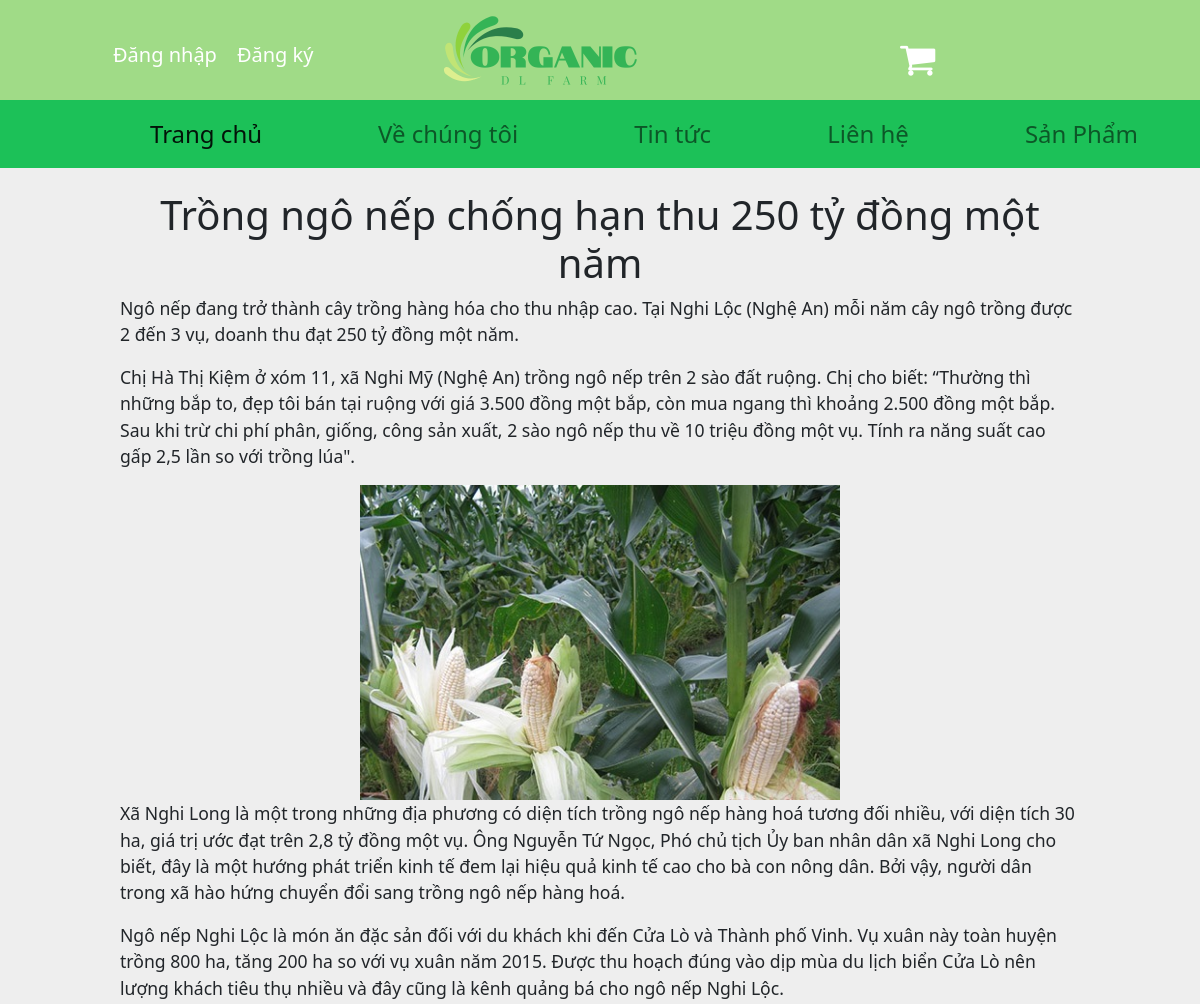
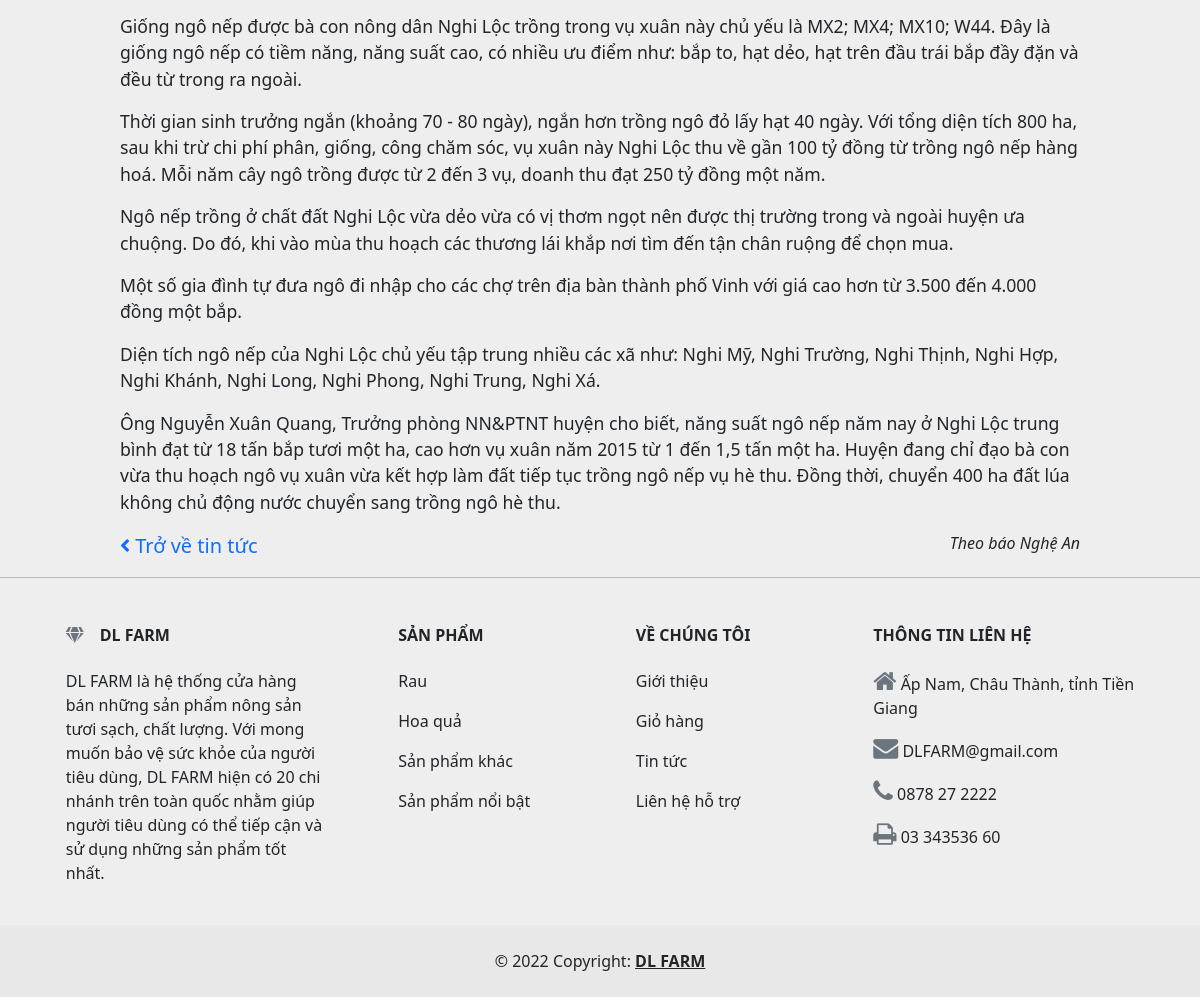
The app's page /detailtt.php?id=1 with its own data (2 pictures, top to bottom).
### tables this page shows
CREATE TABLE `tintuc` (
 `id` int(11) NOT NULL AUTO_INCREMENT,
 `title` text NOT NULL,
 `description` text NOT NULL,
 `detail` text NOT NULL,
 `image` varchar(60) NOT NULL,
 PRIMARY KEY (`id`)
);

### detailtt.php (the view, shortened to what this page needs)
<!DOCTYPE html>
<html lang="en">
<?php
    $cartOk = "login.php";
?>
<head>
    <link rel="stylesheet" href="https://use.fontawesome.com/releases/v5.3.1/css/all.css">
    <link rel="stylesheet" href="https://cdnjs.cloudflare.com/ajax/libs/font-awesome/4.7.0/css/font-awesome.min.css">
    <link href="https://cdn.jsdelivr.net/npm/bootstrap@5.2.3/dist/css/bootstrap.min.css" rel="stylesheet">
    <link rel="stylesheet" href="style.css">
</head>
<body>
    <div class="fixed">
        <div class="top">
            <div class="two-button dropdown" style="display: inline-block; display:flex">
                <div <?php if(isset($_SESSION['name'])) echo "hidden";?>>
                    <a style="text-decoration:none; font-size: 20px; margin-right:20px" class="dndk" href="login.php">Đăng nhập</a>
                </div>
                <div <?php if(isset($_SESSION['name'])) echo "hidden";?>> <a style="text-decoration:none; font-size: 20px"  class="dndk" href="signin.php">Đăng ký</a> </div>
            </div>
            <img class="logo" src="img/logo.png" alt="">
            <div class="carts" style="display: inline-block; display:flex;">
                <a title="Giỏ hàng" style="text-decoration: none;" href="<?php echo $cartOk;?>">
                    <i class="fa">&#xf07a;</i>
                </a>
            </div>
        </div>
        <nav class="navbar navbar-expand-lg" style="background-color: #1cc158;">
            <div class="container">
                <div class="collapse navbar-collapse" id="navbarSupportedContent">
                    <ul class="navbar-nav me-auto mb-2 mb-lg-0">
                        <li class="nav-item">
                            <a style="font-size: 150%; margin-left:100px; width: 100%;" class="nav-link active" aria-current="page" href="home.php">Trang chủ</a>
                        </li>
                        <li class="nav-item">
                            <a style="font-size: 150%; margin-left:100px; width: 100%;" class="nav-link " href="vechungtoi.php">Về chúng tôi</a>
                        </li>
                        <li class="nav-item">
                            <a style="font-size: 150%; margin-left:100px; width: 100%;" class="nav-link" href="tintuc.php">Tin tức</a>
                        </li>
                        <li class="nav-item">
                            <a style="font-size: 150%; margin-left:100px; width: 100%;" class="nav-link" href="lienhe.php">Liên hệ</a>
                        </li>
                        <li class="nav-item">
                            <a style="font-size: 150%; margin-left:100px; width: 100%;" class="nav-link" href="home.php?search=">Sản Phẩm</a>
                        </li>
                    </ul>
                </div>
            </div>
        </nav>
    </div>
    <div style="width: 80%; margin: auto;">
    <?php
        require_once ('api/connection.php');
        $sql = 'SELECT * FROM tintuc WHERE id='.$_GET['id'];
        try{
            $stmt = $dbCon->prepare($sql);
            $stmt->execute();
        }
        catch(PDOException $ex){
            die(json_encode(array('status' => false, 'data' => $ex->getMessage())));
        }
        echo "<br>";
        while ($row = $stmt->fetch(PDO::FETCH_ASSOC))
        {
           echo $row['detail'];
        }
    ?>
        <a style="width: 40%; text-decoration: none; font-size: 20px;" href="tintuc.php"><i class="fas fa-angle-left"></i> Trở về tin tức</a>
    </div>
    <hr>
    <div>
        <section class="">
            <div class="container text-center text-md-start mt-5">
            <div class="row mt-3">
                <div class="col-md-3 col-lg-4 col-xl-3 mx-auto mb-4">
                <h6 class="text-uppercase fw-bold mb-4">
                    <i class="fas fa-gem me-3 text-secondary"></i>DL FARM
                </h6>
                <p>
                    DL FARM là hệ thống cửa hàng bán những sản phẩm nông sản tươi sạch, chất lượng. Với mong muốn bảo vệ sức khỏe của người tiêu dùng, DL FARM hiện có 20 chi nhánh trên toàn quốc nhằm giúp người tiêu dùng có thể tiếp cận và sử dụng những sản phẩm tốt nhất.
                </p>
                </div>
                <div class="col-md-2 col-lg-2 col-xl-2 mx-auto mb-4">
                <h6 class="text-uppercase fw-bold mb-4">
                    SẢN PHẨM
                </h6>
                <p>
                    <a href="#!" class="text-reset" style="text-decoration: none">Rau</a>
                </p>
                <p>
                    <a href="#!" class="text-reset" style="text-decoration: none">Hoa quả</a>
                </p>
                <p>
                    <a href="#!" class="text-reset" style="text-decoration: none">Sản phẩm khác</a>
                </p>
                <p>
                    <a href="#!" class="text-reset" style="text-decoration: none">Sản phẩm nổi bật</a>
                </p>
                </div>
                <div class="col-md-3 col-lg-2 col-xl-2 mx-auto mb-4">
                <h6 class="text-uppercase fw-bold mb-4">
                    VỀ CHÚNG TÔI
                </h6>
                <p>
                    <a href="vechungtoi.php" class="text-reset" style="text-decoration: none">Giới thiệu</a>
                </p>
                <p>
                    <a href="#" class="text-reset" style="text-decoration: none">Giỏ hàng</a>
                </p>
                <p>
                    <a href="tintuc.php" class="text-reset" style="text-decoration: none">Tin tức</a>
                </p>
                <p>
                    <a href="#" class="text-reset" style="text-decoration: none">Liên hệ hỗ trợ</a>
                </p>
                </div>
                <div class="col-md-4 col-lg-3 col-xl-3 mx-auto mb-md-0 mb-4">
                <h6 class="text-uppercase fw-bold mb-4">THÔNG TIN LIÊN HỆ</h6>
                <p><i style="font-size: 25px;" class="fa fa-home text-secondary"></i> Ấp Nam, Châu Thành, tỉnh Tiền Giang</p>
                <p>
                    <i style="font-size: 25px;" class="fa fa-envelope text-secondary"></i>
                    DLFARM@gmail.com
                </p>
                <p><i style="font-size: 25px;" class="fa fa-phone text-secondary"></i> 0878 27 2222</p>
                <p><i style="font-size: 25px;" class="fa fa-print text-secondary"></i> 03 343536 60</p>
                </div>
            </div>
            </div>
        </section>
        <div class="text-center p-4" style="background-color: rgba(0, 0, 0, 0.025);">
            © 2022 Copyright:
            <a class="text-reset fw-bold" href="home.php">DL FARM</a>
        </div>
    </div>
</body>
</html>

### style.css (style rules this page uses)
body { background: #eee; }
.top { background-color: #A0DB87; height: 100px; position: relative; }
.logo { text-align: center; height: 250px; width: 250px; right: 45%; top: -65%; position: absolute; }
.two-button { position: absolute; top: 40px; left: 113px; }
.carts { background-color: #A0DB87; width: 300px; position: absolute; top: 40px; right: 0px; }
.dndk { color: white; }
.dropdown { position: relative; display: inline-block; width: 320px; }
.fa { color: white; font-size: 38px; }
div.fixed { width: 100%; position: fixed; top: 0; z-index: 3; }

### detailtt.php (style rules this page uses)
.detail { font-size: 110%; }
.center { display: block; margin-left: auto; margin-right: auto; width: 50%; }

### records on screen
tintuc: detail "Trồng ngô nếp chống hạn thu 250 tỷ đồng một năm Ngô nếp đang trở thành cây trồng hàng hóa cho thu nhập cao. Tại Nghi Lộc (Nghệ An) mỗi năm cây ngô trồng được 2 đến 3 vụ, doanh thu đạt 250 tỷ đồng một năm. Chị Hà Thị Kiệm ở xóm 11, xã Nghi Mỹ (Nghệ An) trồng ngô nếp trên 2 sào đất ruộng. Chị cho biết: “Thường thì những bắp to, đẹp tôi bán tại ruộng với giá 3.500 đồng một bắp, còn mua ngang thì khoảng 2.500 đồng một bắp. Sau khi trừ chi phí phân, giống, công sản xuất, 2 sào ngô nếp thu về 10 triệu đồng một vụ. Tính ra năng suất cao gấp 2,5 lần so với trồng lúa\". Xã Nghi Long là một trong những địa phương có diện tích trồng ngô nếp hàng hoá tương đối nhiều, với diện tích 30 ha, giá trị ước đạt…", detail (picture)
